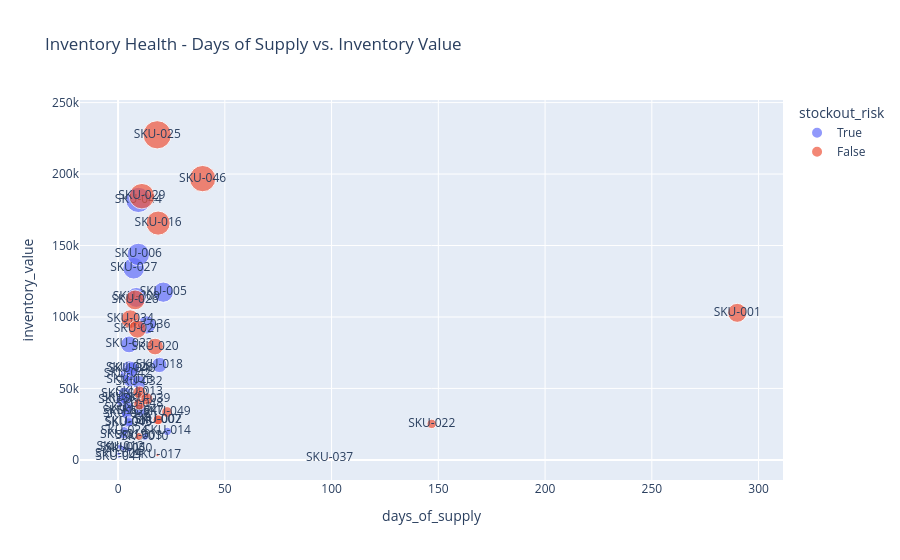

Notebook code cell kept with this figure:
### Code cell
# Part 6
# Build one Plotly chart for a weekly operations meeting that shows stockout risk and inventory value simultaneously. 
# The scatter plot approach works well here:

# review column names
df.columns

# build scatterplot
fig = px.scatter(
    df,
    x="days_of_supply",
    y="inventory_value",
    color="stockout_risk",
    size="inventory_value",
    hover_name="sku_id",
    text="sku_id",
    title="Inventory Health - Days of Supply vs. Inventory Value"

)
fig.show()

### Figure 1 — Plotly figure (JSON) as saved in the notebook; plotly's stock layout.template omitted (floating-point values rounded to 4 significant figures)
{"data": [{"hovertemplate": "<b>%{hovertext}</b><br><br>stockout_risk=True<br>days_of_supply=%{x}<br>inventory_value=%{marker.size}<br>sku_id=%{text}<extra></extra>", "hovertext": ["SKU-004", "SKU-041", "SKU-012", "SKU-031", "SKU-011", "SKU-019", "SKU-024", "SKU-043", "SKU-030", "SKU-035", "SKU-038", "SKU-042", "SKU-015", "SKU-045", "SKU-050", "SKU-008", "SKU-033", "SKU-028", "SKU-023", "SKU-040", "SKU-027", "SKU-009", "SKU-006", "SKU-044", "SKU-032", "SKU-047", "SKU-010", "SKU-036", "SKU-018", "SKU-005", "SKU-014"], "legendgroup": "True", "marker": {"color": "#636efa", "size": [4213.0, 1859.0, 9174.0, 41630.0, 8033.0, 17300.0, 20390.0, 46450.0, 43010.0, 33880.0, 32050.0, 59810.0, 36480.0, 25690.0, 7297.0, 26630.0, 80780.0, 64180.0, 56010.0, 63530.0, 134100.0, 113700.0, 143800.0, 181900.0, 54240.0, 34340.0, 16250.0, 94410.0, 66410.0, 117400.0, 19920.0], "sizemode": "area", "sizeref": 568.7, "symbol": "circle"}, "mode": "markers+text", "name": "True", "orientation": "v", "showlegend": true, "text": ["SKU-004", "SKU-041", "SKU-012", "SKU-031", "SKU-011", "SKU-019", "SKU-024", "SKU-043", "SKU-030", "SKU-035", "SKU-038", "SKU-042", "SKU-015", "SKU-045", "SKU-050", "SKU-008", "SKU-033", "SKU-028", "SKU-023", "SKU-040", "SKU-027", "SKU-009", "SKU-006", "SKU-044", "SKU-032", "SKU-047", "SKU-010", "SKU-036", "SKU-018", "SKU-005", "SKU-014"], "type": "scatter", "x": [0.27, 0.41, 0.99, 1.8, 2.47, 2.62, 2.97, 3.09, 3.41, 3.69, 4.08, 4.37, 4.66, 4.72, 5.0, 5.04, 5.15, 5.34, 5.54, 6.52, 7.32, 8.55, 9.49, 9.51, 9.81, 10.39, 12.56, 13.42, 19.35, 21.16, 23.09], "xaxis": "x", "y": [4213.0, 1859.0, 9174.0, 41630.0, 8033.0, 17300.0, 20390.0, 46450.0, 43010.0, 33880.0, 32050.0, 59810.0, 36480.0, 25690.0, 7297.0, 26630.0, 80780.0, 64180.0, 56010.0, 63530.0, 134100.0, 113700.0, 143800.0, 181900.0, 54240.0, 34340.0, 16250.0, 94410.0, 66410.0, 117400.0, 19920.0], "yaxis": "y"}, {"hovertemplate": "<b>%{hovertext}</b><br><br>stockout_risk=False<br>days_of_supply=%{x}<br>inventory_value=%{marker.size}<br>sku_id=%{text}<extra></extra>", "hovertext": ["SKU-034", "SKU-026", "SKU-021", "SKU-003", "SKU-013", "SKU-048", "SKU-029", "SKU-039", "SKU-020", "SKU-025", "SKU-017", "SKU-007", "SKU-016", "SKU-002", "SKU-049", "SKU-046", "SKU-037", "SKU-022", "SKU-001"], "legendgroup": "False", "marker": {"color": "#EF553B", "size": [98510.0, 112000.0, 91480.0, 16370.0, 47160.0, 39100.0, 184500.0, 42700.0, 79310.0, 227500.0, 3405.0, 27900.0, 165700.0, 28070.0, 33470.0, 196800.0, 1312.0, 25180.0, 102900.0], "sizemode": "area", "sizeref": 568.7, "symbol": "circle"}, "mode": "markers+text", "name": "False", "orientation": "v", "showlegend": true, "text": ["SKU-034", "SKU-026", "SKU-021", "SKU-003", "SKU-013", "SKU-048", "SKU-029", "SKU-039", "SKU-020", "SKU-025", "SKU-017", "SKU-007", "SKU-016", "SKU-002", "SKU-049", "SKU-046", "SKU-037", "SKU-022", "SKU-001"], "type": "scatter", "x": [5.69, 7.96, 9.03, 9.69, 10.0, 10.04, 11.15, 13.48, 17.34, 18.33, 18.46, 18.57, 18.76, 18.79, 22.96, 39.6, 99.05, 146.9, 290.0], "xaxis": "x", "y": [98510.0, 112000.0, 91480.0, 16370.0, 47160.0, 39100.0, 184500.0, 42700.0, 79310.0, 227500.0, 3405.0, 27900.0, 165700.0, 28070.0, 33470.0, 196800.0, 1312.0, 25180.0, 102900.0], "yaxis": "y"}], "layout": {"legend": {"itemsizing": "constant", "title": {"text": "stockout_risk"}, "tracegroupgap": 0}, "title": {"text": "Inventory Health - Days of Supply vs. Inventory Value"}, "xaxis": {"anchor": "y", "domain": [0, 1], "title": {"text": "days_of_supply"}}, "yaxis": {"anchor": "x", "domain": [0, 1], "title": {"text": "inventory_value"}}}}
